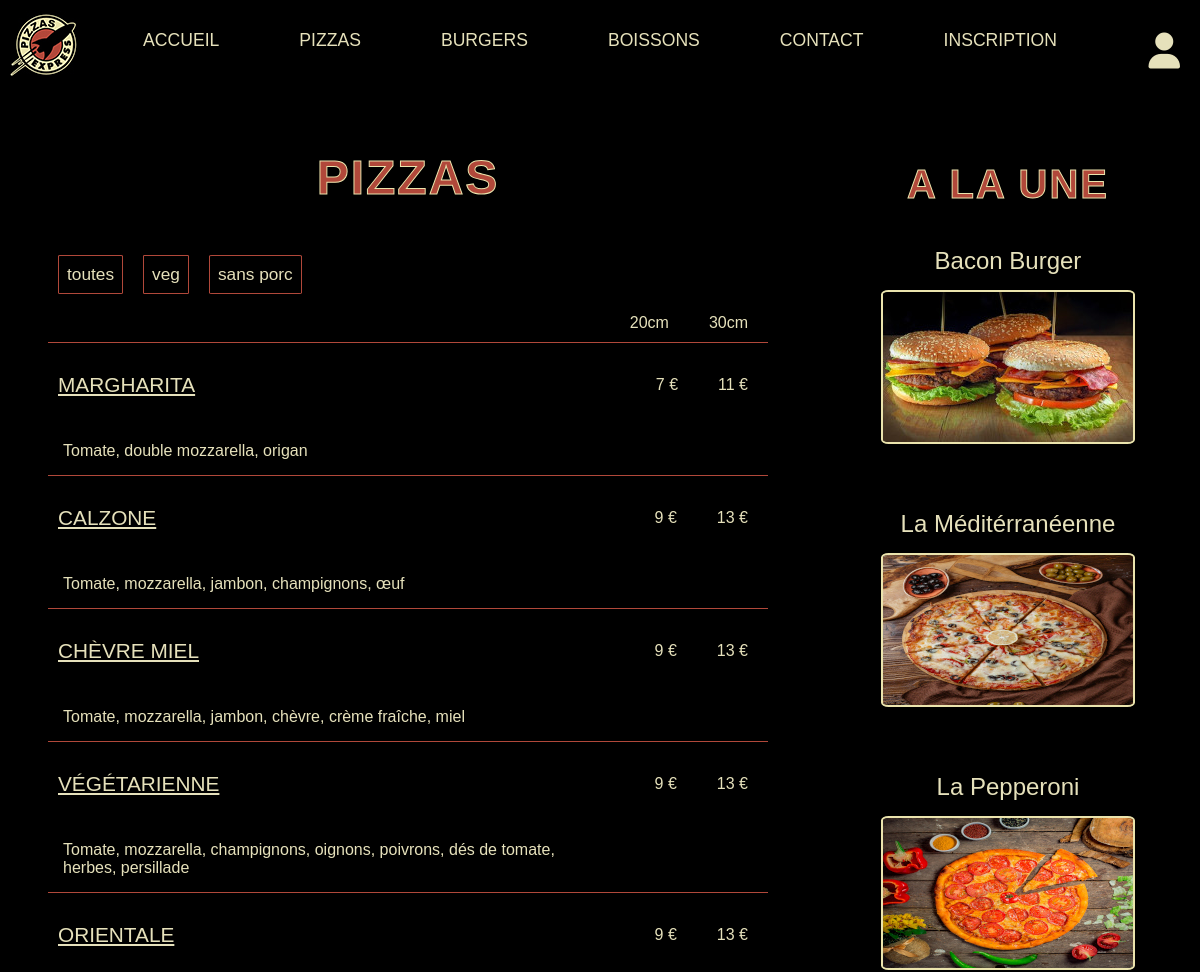
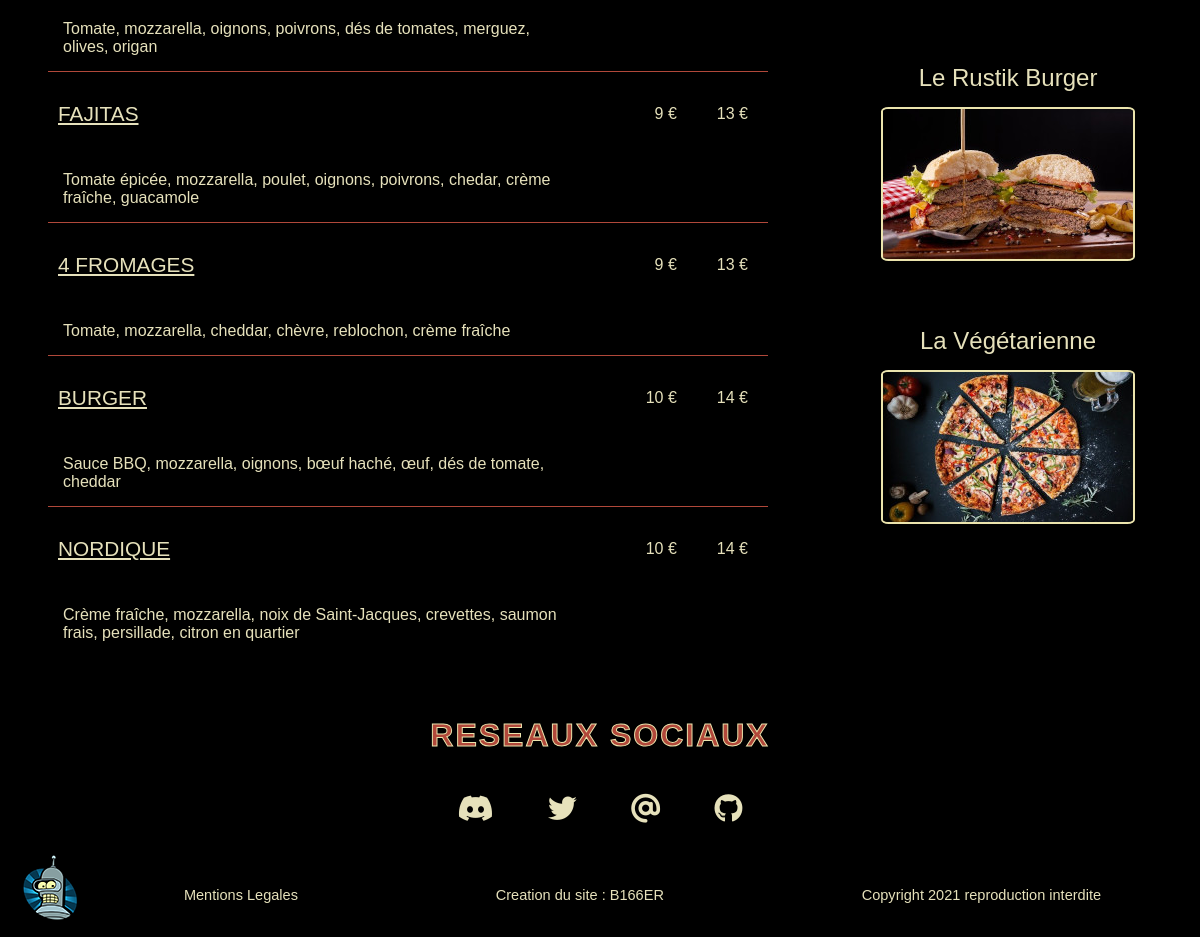
/index.php?action=pizzas, run on the app's committed database (2 pictures, top to bottom).
### tables this page shows
CREATE TABLE `pizzas` (
  `id` int(10) UNSIGNED NOT NULL,
  `productName` varchar(256) NOT NULL,
  `productDescription` varchar(1024) NOT NULL,
  `prixMoyenne` smallint(5) UNSIGNED NOT NULL,
  `prixLarge` smallint(5) UNSIGNED NOT NULL,
  `isVeg` varchar(256) DEFAULT NULL,
  `isPigless` varchar(256) DEFAULT NULL
);

CREATE TABLE `alaune` (
  `id` int(10) UNSIGNED NOT NULL,
  `title` varchar(256) NOT NULL,
  `imgAdress` varchar(256) NOT NULL
);

### app/Controllers/front/FrontController.php (called while the page is built, shortened)
<?php
class FrontController
{
    public function pizzas()
    {
        $pizzas = new \Project\Models\ProduitsManager();
        $allPizzas = $pizzas->allPizzas();
        $aLaUne = new \Project\Models\ImagesManager();
        $allALaUne = $aLaUne->getALaUne();
        require 'app/Views/front/pizzas.php';
    }
}

### app/Models/ProduitsManager.php (called while the page is built, shortened)
<?php
class ProduitsManager extends Manager{
    public function allPizzas()
    {
        $bdd = $this->dbConnect();
        $req = $bdd->query("SELECT * FROM pizzas ORDER BY prixMoyenne ASC");
        return $req;
    }
}

### app/Models/ImagesManager.php (called while the page is built, shortened)
<?php
class ImagesManager extends Manager{
    public function getALaUne()
    {
        $bdd = $this->dbConnect();
        $req = $bdd->query("SELECT * FROM alaune");
        return $req;
    }
}

### app/Views/front/pizzas.php (the view, shortened to what this page needs)
<main class="pizzas">
    <h1>Pizzas</h1>
    <div class="categories">
        <p><a href="index.php?action=pizzas">toutes</a></p>
        <p><a href="index.php?action=veg&isVeg=on">veg</a></p>
        <p><a href="index.php?action=pigless&isPigless=on">sans porc </a></p>
    </div>
    <div class="size_price">
        <p>20cm</p>
        <p>30cm</p>
    </div>
    <section>
        <?php foreach($allPizzas as $pizzas) { ?>
        <article>
            <div class="line"></div>
            <div class="article_info">
                <p class="article_title"><?= $pizzas["productName"] ?></p>
                <div class="article_price">
                    <p><?= $pizzas["prixMoyenne"] ?> €</p>
                    <p><?= $pizzas["prixLarge"] ?> €</p>
                </div>
            </div>
            <p class="article_content"><?= $pizzas["productDescription"] ?></p>
        </article>
        <?php   } ?>
    </section>
</main>
<aside>
    <h2>A la une</h2>
    <?php foreach($allALaUne as $aLaUne){ ?>
    <article class="article_show_on">
        <p><?= $aLaUne["title"] ?></p>
        <p> <img src="<?= $aLaUne["imgAdress"] ?>" alt="<?= $aLaUne['title'] ?>"> </p>
    </article>
    <?php   } ?>
</aside>
<?php require "templates/template.php"; ?>

### app/Public/front/css/style.css (style rules this page uses)
* { padding: 0; margin: 0; box-sizing: border-box; color: rgb(230, 225, 187); font-family: 'Arial Black', arial; }
a { text-decoration: none; }
h1, h2, h3 { margin-bottom: 40px; margin-top: 30px; text-align: center; text-transform: uppercase; color: rgb(177, 72, 58); -webkit-text-stroke: 1px rgb(235, 228, 173); letter-spacing: 2px; }
h1 { font-size: 3em; }
h2 { font-size: 2.5em; }
aside { display: none; }
.categories { width: 100%; display: flex; font-size: 1.2em; }
.categories p { font-size: 0.9em; margin: 10px; padding: 8px; border: 1px solid rgb(177, 72, 58); border-radius: 3%; -webkit-border-radius: 3%; -moz-border-radius: 3%; -ms-border-radius: 3%; -o-border-radius: 3%; }
.article_info { display: flex; justify-content: space-between; align-items: center; }
.article_price { display: flex; }
.article_price p { margin: 10px 20px; }
.article_title { font-size: 1.3em; margin: 30px 0 30px 10px; text-transform: uppercase; text-decoration: underline; }
.article_content { width: 75%; padding: 15px; }
.line { width: 100%; height: 1px; background-color: rgb(177, 72, 58); }
.size_price { width: 100%; display: flex; justify-content: flex-end; }
.size_price p { margin: 10px 20px; }
@media screen and (min-width:1200px) { main { width: 60%; margin: 0 4%; } }
@media screen and (min-width:1200px) { aside { width: 24%; height: auto; display: inline; margin: 1% 4%; } }
@media screen and (min-width:1200px) { aside p { width: 100%; margin: 15px 0; font-size: 1.5em; } }
@media screen and (min-width:1200px) { aside img { border: 2px solid rgb(235, 228, 173); border-radius: 3%; -webkit-border-radius: 3%; -moz-border-radius: 3%; -ms-border-radius: 3%; -o-border-radius: 3%; } }
@media screen and (min-width:1200px) { .article_show_on { text-align: center; margin-bottom: 60px; } }

### data on the page
pizzas: productName "MARGHARITA", prixMoyenne "7", prixLarge "11", productDescription "Tomate, double mozzarella, origan"
pizzas: productName "CALZONE", prixMoyenne "9", prixLarge "13", productDescription "Tomate, mozzarella, jambon, champignons, œuf"
pizzas: productName "CHÈVRE MIEL", prixMoyenne "9", prixLarge "13", productDescription "Tomate, mozzarella, jambon, chèvre, crème fraîche, miel"
pizzas: productName "VÉGÉTARIENNE", prixMoyenne "9", prixLarge "13", productDescription "Tomate, mozzarella, champignons, oignons, poivrons, dés de tomate, herbes, persillade"
pizzas: productName "ORIENTALE", prixMoyenne "9", prixLarge "13", productDescription "Tomate, mozzarella, oignons, poivrons, dés de tomates, merguez, olives, origan"
pizzas: productName "FAJITAS", prixMoyenne "9", prixLarge "13", productDescription "Tomate épicée, mozzarella, poulet, oignons, poivrons, chedar, crème fraîche, guacamole"
pizzas: productName "4 FROMAGES", prixMoyenne "9", prixLarge "13", productDescription "Tomate, mozzarella, cheddar, chèvre, reblochon, crème fraîche"
pizzas: productName "BURGER", prixMoyenne "10", prixLarge "14", productDescription "Sauce BBQ, mozzarella, oignons, bœuf haché, œuf, dés de tomate, cheddar"
pizzas: productName "NORDIQUE", prixMoyenne "10", prixLarge "14", productDescription "Crème fraîche, mozzarella, noix de Saint-Jacques, crevettes, saumon frais, persillade, citron en quartier"
alaune: title "Bacon Burger", imgAdress (picture)
alaune: title "La Méditérranéenne", imgAdress (picture)
alaune: title "La Pepperoni", imgAdress (picture)
alaune: title "Le Rustik Burger", imgAdress (picture)
alaune: title "La Végétarienne", imgAdress (picture)
